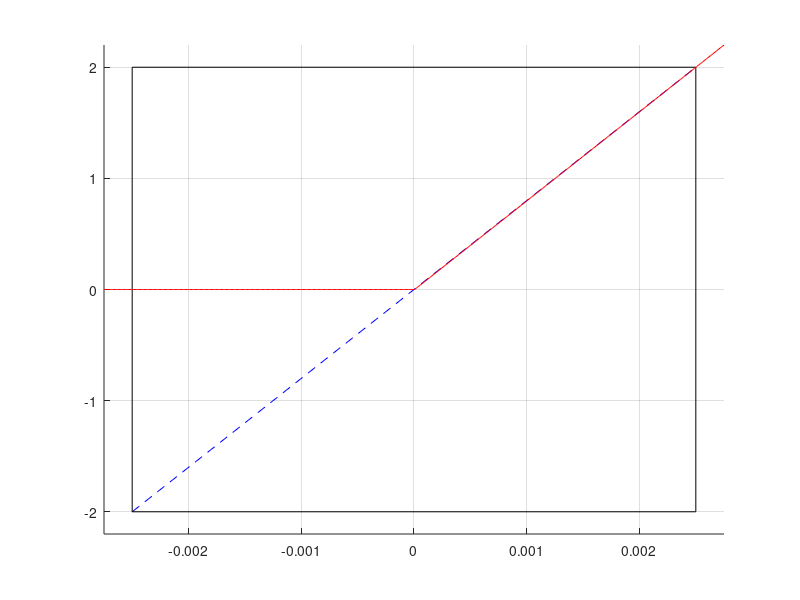

The MATLAB source for this figure: (Note: this script raises an error after producing the figure.)
clear
clc
close all

% Author: Pietro Sainaghi
% code modified from: Binary_MinStiffness by Ryan Lee
% works with the other functions in this folder, mostly written by Ryan Lee

% this code studies a given MNN lattice ability to learn behaviors with
% respect to various lattice parameters

%% Add Function Folders

addpath(genpath([pwd,'\Main_Functions']))

%% Individual Link Parameters

% these should be set based on CADs and FEA for the links tobe used in the
% MNN

% length of each beam
L1                  = 0.156; % m
%X-component of beam under 60 degrees / 1/3 pi rad
L2                  = L1*cosd(60); 
%Y-component of beam under 60 degrees / 1/3 pi rad
L3                  = L1*cosd(30);     

% maximum link elongation
MaxLinkElongation   = 0.0025; % m

% maximum link compression
MaxLinkCompression   = 0.0025; % m

% stiffness values
    % Force acting perpendicular while rotation is fixed: utcross=0;
k55                  = 237.1; %N/m
    % Force acting perpendicular with rotation of tip allowed
k56                  = 2.11; %N/rad
    % Moment acting on end while perpendicular translation of tip is allowed 
k66                  = 25.3; %N*m/rad

% passive axial stiffness
kLinPassive             = 2120; %N/m

% maximum controllable stiffness
kLinMax                 = 2300; %N/m

% minimum controllable stiffness
kLinMin                 = -2000; %N/m

% assemble LinkPropertiesStruct
LinkPropertiesStruct.L1 = L1;
LinkPropertiesStruct.L2 = L2;
LinkPropertiesStruct.L3 = L3;
LinkPropertiesStruct.MaxLinkElongation = MaxLinkElongation;
LinkPropertiesStruct.MaxLinkCompression = MaxLinkCompression;
LinkPropertiesStruct.k55 = k55;
LinkPropertiesStruct.k56 = k56;
LinkPropertiesStruct.k66 = k66;
LinkPropertiesStruct.kLinPassive = kLinPassive;
LinkPropertiesStruct.kLinMax = kLinMax;
LinkPropertiesStruct.kLinMin = kLinMin;

%% Nonlinearities in Beam Axial Stiffness

% wether to have nonlinear stiffness
nonlinearStiffness = true;

% type of nonlinear function for beam stiffness
    % 'ATAN' Arctangent: F = Klin * u + Knonlin * tan(u)
    % 'RAMP' Ramp function: F = Klin * u + Knonlin * u * (u>=0)
    % 'EXP' Exponential: F = Klin * u + Knonlin * Fmax * (exp(u)-1)
    % 'CUBE' Cubic: F = Klin * u + Knonlin * Fmax * u^3
    % WIP 'ERF' Error function: F = K * ( 2/sqrt(pi) * integral( e ^ -( x / MaxLinkElongation ) ^ 2 ) )
    % WIP 'CB' Cubic: uses F = K * u^3;
nonLinearityType = 'RAMP';

% assemble LinkPropertiesStruct
LinkPropertiesStruct.nonlinearStiffness = nonlinearStiffness;
LinkPropertiesStruct.nonLinearityType = nonLinearityType;

%% Lattice Gemetry Parameters

% select type of lattice to simulate 
latticeType          = 1; %1) triangular 2) square

% number of nodes that receive forces and measure displacements
    % set as array to test multiple ones at once
NinputANDoutputArray      = [2];

% array of numbers of layers
    % set as array to test multiple ones at once
NlayersArray              = [2];

% dimensions in space
DOI = 3;

% assemble LatticeGeometryStruct
LatticeGeometryStruct.latticeType = latticeType;
LatticeGeometryStruct.NinputANDoutputArray = NinputANDoutputArray;
LatticeGeometryStruct.NlayersArray = NlayersArray;
LatticeGeometryStruct.DOI = DOI;

%% Behavior Configuration

% type of study 
caseType        = 1;  % 1) sinusoid behavior     2) random forces       3) saved behavior
% GeneratePresetBehavior will create .mat files compatible with caseType 3

% number of force behaviors in randomized behaviors 
    % set as array to test multiple ones at once
    % can only be 2 for caseType = 1
    % will be overwritten for caseType = 3
NcasesArray             = [2]; 

% minimum force allowed as fraction of maximum force
threshold       = 0.3;

% maximum allowed elongation of random behavior
    % set as array to test multiple ones at once
    % will be overwritten for caseType = 3
Elongation_maxArray  = [0.0025]; % units of m

% aplitude of sine wave for sinusoid behavior
    % set same value as Elongation_maxArray for looping convenience, since
    % random and sinusoid are not tested in the same run
    % will be overwritten for caseType = 3
dxArray              = Elongation_maxArray; % units of m

% maximum allowed input force
    % set as array to test multiple ones at once
    % will be overwritten for caseType = 3
MaxForceArray = [2]; % units of N

% type of RNG for randomized behavior
RNGtype = 'dateandtime'; % options: 'dateandtime' 'deterministic' 'nocontrol'


% assemble BehaviorStruct
BehaviorStruct.caseType = caseType;
BehaviorStruct.NcasesArray = NcasesArray;
BehaviorStruct.threshold = threshold;
BehaviorStruct.Elongation_maxArray = Elongation_maxArray;
BehaviorStruct.dxArray = dxArray;
BehaviorStruct.MaxForceArray = MaxForceArray;
BehaviorStruct.RNGtype = RNGtype;



%% Optimizer Configuration

% force scaling
ForceScaling        = false;

% make a physically possible network
    % max elongation in each beam will be contrained to be less than Elongation_maxArray
    % some optimizers don't work well with the constraint setup
EnforceMaxElongation = false;

% number of runs for each set of behaviors
startPts            = 1;

% type of initial condition
icType          = 3; %1) all max, 2) all min, 3) rand

% whether to use deterministic random initial conditions
    % use date and time if you want to ensure different initial conditions every time
    % use seed multiplier if you want to control your initial condition     
deterministicRNG = 2; % 0) use base RNG 1) specify a seed for rng 2) seed is date and time
RNGseedMult = 3; % for deterministicRNG = 1, the seed will be loopnumber*RNGseedMult

% wether to use MSE or scaled normalized MSE
doScaleMSE = 0; % 0) use MSE, 1) use unitless MSE

% select units for MSE
    % 1 = m, 100 = cm, 1000 = mm, 1000000 = um
MSEunits = 1000;

% whether to run a discrete or continuous optimization
    % discrete only works with GA
discORcont = 'continuous'; % 'discrete' or 'continuous'

% set diiscrete set of stiffness values
    % unused if discORcont = 'continuous'
    % set as cell to sweep for different stiffness libraries
PossibleStiffnessCell{1} = linspace(kLinMin, kLinMax, 4300); %N/m
% cellNum = 0;
% for changeMin = 1:15
%     for changeMax = 1:5
% 
%         cellNum = cellNum + 1;
% 
%         PossibleStiffnessCell{cellNum} = [0.001*(changeMin), kLinPassive, kLinMax-(0.1*(changeMax-1))];
% 
%     end
% end

% type of optimizer to use
    % set as cell to test multiple ones at once
    % all performance evaluations depend on hyper-parameter tuning
    % GA: genetic algorithm, slowest but very accurate
    % SQP: sequential quadratic programming, fast but less inaccurate
    % FPS: pattern search using matlab function, fast and medium accuracy
    % PPS: partial pattern search, developed by Ryan H. Lee, slow but accurate TODO NYI
    % AGD: analytical gradient method, developed by Jiaji Chen, fast
optimizerArray = {'SQP'}; % 'GA', 'SQP', 'FPS', 'PPS', 'AGD'

% Genetic Algorithm Hyper-Parameters
% Only used if optimizer is GA
GApopulation = 250; % number of function evaluations each iteration
GAgenerations = 10000; % max number of iterations
GAstallgenerations = 100; % max number of iterations with same outcome for exit flag
GAparallelPool = false; % whether to use multithreaded optimizer (faster but more resource intensive)
GAerrorChangeThreshold  = 1e-100; % change in error to indicate convergence

% Sequential Quadratic Programming Hyper-Parameters
% Only used if optimizer is SQP
% TODO add other optimization parameters as well
SQPmaxIterations = 2000000; % number of optimizer iterations
SQPmaxFunEvals = 1e8; % maximum number of allowed function evaluations
SQPerrorChangeThreshold = 1e-16; % change in error to indicate convergence
SQPparallelization = true; % whether to use multithreaded optimizer (faster but more resource intensive)
SQPsteptol = 1e-16; % change in step size to indicate convergence

% Full Pattern Search Hyper-Parameters
FPSerrorChangeThreshold = 1e-6; % change in error to indicate convergence
FPSmaxIterations = 1e6; % maximum iterations
FPSsearchFunc = []; % possible pattern types for a given iteration, options: "GPSPositiveBasis2N" | "GPSPositiveBasisNp1" | "GSSPositiveBasis2N" | "GSSPositiveBasisNp1" | "MADSPositiveBasis2N" | "MADSPositiveBasisNp1" | "searchga" | "searchlhs" | "searchneldermead" | "rbfsurrogate" | {[]} |
FPSalgorithm = 'classic'; % pattern search algorithms, options: {"classic"} | "nups" | "nups-gps" | "nups-mads"
FPSParallelPool = false; % whether to use multithreaded optimizer (faster but more resource intensive)

% Analytical Gradient Method Hyper-Parameters
AGDmaxIterations = 1000;

% whether to set computational cache in separate folder
% will be same as results if false
% set to true if using GA or other algorithm with lots of function
% evaluations
SpecifyCache = 0;


% assemble OptimizerDataStruct
OptimizerDataStruct.ForceScaling = ForceScaling;
OptimizerDataStruct.EnforceMaxElongation = EnforceMaxElongation;
OptimizerDataStruct.startPts = startPts;
OptimizerDataStruct.icType = icType;
OptimizerDataStruct.doScaleMSE = doScaleMSE;
OptimizerDataStruct.discORcont = discORcont;
OptimizerDataStruct.optimizerArray = optimizerArray;
OptimizerDataStruct.deterministicRNG = deterministicRNG;
OptimizerDataStruct.PossibleStiffnessCell = PossibleStiffnessCell;
OptimizerDataStruct.MSEunits = MSEunits;
OptimizerDataStruct.SpecifyCache = SpecifyCache;
OptimizerDataStruct.GAerrorChangeThreshold = GAerrorChangeThreshold;
OptimizerDataStruct.GApopulation = GApopulation;
OptimizerDataStruct.GAgenerations = GAgenerations;
OptimizerDataStruct.GAstallgenerations = GAstallgenerations;
OptimizerDataStruct.GAparallelPool = GAparallelPool;
OptimizerDataStruct.RNGseedMult = RNGseedMult;
OptimizerDataStruct.SQPmaxIterations = SQPmaxIterations;
OptimizerDataStruct.SQPmaxFunEvals = SQPmaxFunEvals;
OptimizerDataStruct.SQPerrorChangeThreshold = SQPerrorChangeThreshold;
OptimizerDataStruct.FPSerrorChangeThreshold = FPSerrorChangeThreshold;
OptimizerDataStruct.FPSmaxIterations = FPSmaxIterations;
OptimizerDataStruct.FPSsearchFunc = FPSsearchFunc;
OptimizerDataStruct.FPSalgorithm = FPSalgorithm;
OptimizerDataStruct.FPSParallelPool = FPSParallelPool;
OptimizerDataStruct.SQPparallelization = SQPparallelization;
OptimizerDataStruct.SQPsteptol = SQPsteptol;

%% Plotting Options Configuration

% scale width of deformed parts
    % Not yet implemented
scalingterm = 0;

% plot undeformed lattice
plotUndeformed = 0;

% plot stiffness combinations in lattice
plotColoredLattice = 0;

% plot deformed lattice
    % set to 1 only if the loop inludes one lattice and one set of behaviors
plotDeformed = 0;

% plot endpoints
    % set to 1 only if the loop inludes lattice and one set of behaviors
plotEndpoints = 0;
    % amplitude of axes around initial position
plotEndPointsAmplitude = 0.0025; % in m

% assemble plotOptionsStruct
plotOptionsStruct.scalingterm = scalingterm;
plotOptionsStruct.plotUndeformed = plotUndeformed;
plotOptionsStruct.plotDeformed = plotDeformed;
plotOptionsStruct.plotEndpoints = plotEndpoints;
plotOptionsStruct.plotColoredLattice = plotColoredLattice;
plotOptionsStruct.plotEndPointsAmplitude = plotEndPointsAmplitude;


%% Plot Nonlinearity Within Viable Range


if nonlinearStiffness
    figure(999)
    hold on
    plot([-max(MaxLinkElongation,MaxLinkCompression) max(MaxLinkElongation,MaxLinkCompression)], [-max(MaxForceArray) max(MaxForceArray)],'b--')
    plot([-max(MaxLinkElongation,MaxLinkCompression) -max(MaxLinkElongation,MaxLinkCompression)], [-max(MaxForceArray) max(MaxForceArray)],'k-')
    plot([max(MaxLinkElongation,MaxLinkCompression) max(MaxLinkElongation,MaxLinkCompression)], [-max(MaxForceArray) max(MaxForceArray)],'k-')
    plot([-max(MaxLinkElongation,MaxLinkCompression) max(MaxLinkElongation,MaxLinkCompression)], [-max(MaxForceArray) -max(MaxForceArray)],'k-')
    plot([-max(MaxLinkElongation,MaxLinkCompression) max(MaxLinkElongation,MaxLinkCompression)], [max(MaxForceArray) max(MaxForceArray)],'k-')
    u_plot = linspace(-max(MaxLinkElongation,MaxLinkCompression)*1.1,max(MaxLinkElongation,MaxLinkCompression)*1.1,500);
    switch nonLinearityType
        case 'ATAN'
            F_plot = 2 * max(MaxForceArray) / pi * atan(u_plot/max(MaxLinkElongation,MaxLinkCompression)*pi/2);
        case 'EXP'
            F_plot = max(MaxForceArray) * (exp(u_plot/max(MaxLinkElongation,MaxLinkCompression))-1);
        case 'CUBE'
            F_plot = max(MaxForceArray) * (u_plot/max(MaxLinkElongation,MaxLinkCompression)).^3;
        case 'RAMP'
            F_plot = [zeros(1,250) linspace(0,max(MaxForceArray)*1.1,250)];
    end
    plot(u_plot, F_plot,'r-')
    grid on
    axis([-max(MaxLinkElongation,MaxLinkCompression)*1.1 max(MaxLinkElongation,MaxLinkCompression)*1.1 -max(MaxForceArray)*1.1 max(MaxForceArray)*1.1])
end


%% Save File

% flag to save learning output
IWantToSaveOutput = true;

% flag to autoselect output
    AutoSpecifyOutput = true;

if IWantToSaveOutput
    
    % ouput location is specified automatically
    if AutoSpecifyOutput
        fileName = 'PlanarMeso_learningAbilityStudy';
        fileType = '.mat';
        t= datetime;
        t.Format = 'yyyy-MM-dd_@_HHmm-ss';
        t = char(t);
        fullName = [fileName,'_','run@',t, fileType] ;

        savePath = [pwd,'\Results'];
        folderName = 'MNN_study';
        fullPath = [savePath,'\',folderName,'\', fullName];

        mkdir([savePath,'\',folderName]);

    % output location is specified manually
    else
        fileName = 'PlanarMeso_learningAbilityStudy';
        fileType = '.mat';
        t= datetime;
        t.Format = 'yyyy-MM-dd_@_HHmm-ss';
        t = char(t);
        fullName = [fileName,'_','run@',t, fileType] ;

        savePath = uigetdir(pwd,'Select output save location');
        folderName = 'MNN_study';
        fullPath = [savePath,'\',folderName,'\', fullName];

        mkdir([savePath,'\',folderName]);
    end

end

%% select pregen behaviors

AutoSelectBeh = false;
AutoSelectedBehString = [pwd,'\SavedBehaviors\generalizedBehavior_3viapoints_run@2023-09-22_@_1448-31_1.mat'];

% only happens if caseType = 3
if caseType == 3

    if AutoSelectBeh
        load(AutoSelectedBehString);
        % BehaviorStruct.fileList = fileList;
        % BehaviorStruct.dataPath = dataPath;
        NcasesArray = [PregenBehStruct.Ncases];
        BehaviorStruct.NcasesArray = [PregenBehStruct.Ncases];
        NumBehFiles = 1;
    else
        % TODO
        % To improve
        [fileList, dataPath] = uigetfile('*.mat','Select preset behavior','MultiSelect', 'on');
        NumBehFiles = 1;
        load([dataPath,fileList]);
        BehaviorStruct.fileList = fileList;
        BehaviorStruct.dataPath = dataPath;
        NcasesArray = [PregenBehStruct.Ncases];
        BehaviorStruct.NcasesArray = [PregenBehStruct.Ncases];
    end
    
    % check if preset behavior and lattice geometry setting set in code
    % here are compatible
    if (length(LatticeGeometryStruct.NinputANDoutputArray) > 1) || (length(LatticeGeometryStruct.NlayersArray) > 1)
        error('You must only specify one lattice size if you are using preset behaviors')
    end
    if LatticeGeometryStruct.NinputANDoutputArray ~= PregenBehStruct.NinputANDoutput
        error('Preset behavior structure is incompatible with your current lattice geometry, wrong NinputANDoutput')
    end
    if LatticeGeometryStruct.NlayersArray ~= PregenBehStruct.Nlayers
        error('Preset behavior structure is incompatible with your current lattice geometry, wrong Nlayers')
    end
else
    NumBehFiles = 1;
end

%% Select Computation Cache

if OptimizerDataStruct.SpecifyCache == 0
    
    fileNameCache = 'PlanarMeso_learningAbilityStudy';
    fileType = '.mat';
    t= datetime;
    t.Format = 'yyyy-MM-dd_@_HHmm-ss';
    t = char(t);
    cacheName = [fileNameCache,'_','run@',t, '_chachedata',fileType] ;
    
    savePathCache = savePath;
    folderNameCache = 'MNN_study_cache';
    
    CachePath = [savePathCache,'\',folderNameCache,'\', cacheName];
    
    mkdir([savePathCache,'\',folderNameCache]);
    
elseif OptimizerDataStruct.SpecifyCache == 1
    
    fileNameCache = 'PlanarMeso_learningAbilityStudy';
    fileType = '.mat';
    t= datetime;
    t.Format = 'yyyy-MM-dd_@_HHmm-ss';
    t = char(t);
    cacheName = [fileNameCache,'_','run@',t, '_chachedata',fileType] ;
    
    savePathCache = uigetdir(pwd,'Select cache location');
    folderNameCache = 'MNN_study_cache';
    
    CachePath = [savePathCache,'\',folderNameCache,'\', cacheName];
    
    mkdir([savePathCache,'\',folderNameCache]);
end



save('CacheDirectory.mat','CachePath');


%% Main Loops

% overall run counter
NoptRuns = 0;

% loop through number of inputs and output nodes
for NinputANDoutputIter = 1:length(NinputANDoutputArray)
    LatticeGeometryStruct.NinputANDoutput = LatticeGeometryStruct.NinputANDoutputArray(NinputANDoutputIter);

    % loop through number of layers
    for NlayersIter = 1:length(NlayersArray)
        LatticeGeometryStruct.Nlayers = LatticeGeometryStruct.NlayersArray(NlayersIter);

        % loop through various stiffness libraries
        for StiffnessLibraryIter = 1:length(PossibleStiffnessCell)
            OptimizerDataStruct.PossibleStiffnessArray = OptimizerDataStruct.PossibleStiffnessCell{StiffnessLibraryIter};

            % loop through output amplitudes
            for dxIter = 1:length(dxArray)
                BehaviorStruct.dx = BehaviorStruct.dxArray(dxIter);
                BehaviorStruct.Elongation_max = BehaviorStruct.Elongation_maxArray(dxIter);

                % loop through input force magnitudes
                for MaxForceIter = 1:length(MaxForceArray)
                    BehaviorStruct.MaxForce = BehaviorStruct.MaxForceArray(MaxForceIter);

                    % loop through number of cases
                    for NcasesIter = 1:length(NcasesArray)
                        BehaviorStruct.Ncases = BehaviorStruct.NcasesArray(NcasesIter);

                        % loop though optimizers
                        for optimizerIter = 1:length(OptimizerDataStruct.optimizerArray)
                            OptimizerDataStruct.optimizer = OptimizerDataStruct.optimizerArray{optimizerIter};

                            % Loop through number of behaviors
                            for behaviorSetIter = 1:NumBehFiles

                                % load behavior if from file
                                if caseType == 3
                                    if AutoSelectBeh
                                        load(AutoSelectedBehString);
                                    else
                                        load([dataPath,fileList])
                                    end
                                    BehaviorStruct.Target = PregenBehStruct.Target;
                                    BehaviorStruct.forces = PregenBehStruct.forces;
                                    BehaviorStruct.Ncases = PregenBehStruct.Ncases;
                                    BehaviorStruct.Elongation_max = PregenBehStruct.Elongation_max;
                                    BehaviorStruct.MaxForce = PregenBehStruct.MaxForce;
                                    BehaviorStruct.dx = PregenBehStruct.dx;
                                end

                                % set overall run number
                                NoptRuns = NoptRuns + 1;
                                % debug study display
                                disp(['Design study run number: ', num2str(NoptRuns),' / ',num2str(length(optimizerArray)*length(NcasesArray)*length(MaxForceArray)*length(dxArray)*length(NlayersArray)*length(NinputANDoutputArray))])
                                disp(['Number of input/output nodes: ', num2str(LatticeGeometryStruct.NinputANDoutput)])
                                disp(['Number of layers: ', num2str(LatticeGeometryStruct.Nlayers)])
                                disp(['Stiffness Library Number: ', num2str(StiffnessLibraryIter), ' / ', num2str(length(OptimizerDataStruct.PossibleStiffnessCell))])
                                if BehaviorStruct.caseType == 1
                                    disp(['Behavior type: sinusoid'])
                                elseif BehaviorStruct.caseType == 2
                                    disp(['Behavior type: random',', ',BehaviorStruct.RNGtype, ' RNG'])
                                elseif BehaviorStruct.caseType == 3
                                    disp(['Behavior type: saved'])
                                end
                                disp(['Number of sets of behaviors: ', num2str(NumBehFiles)])
                                disp(['Behavior Output Amplitude: ', num2str(BehaviorStruct.Elongation_max)])
                                disp(['Behavior max force: ', num2str(BehaviorStruct.MaxForce)])
                                disp(['Number of behaviors to optimize: ', num2str(BehaviorStruct.Ncases)])
                                disp(['Type of optimizer: ', (OptimizerDataStruct.optimizer)])
                                disp(['Optimization space: ', (OptimizerDataStruct.discORcont)])

                                % set deterministic RNG for random behavior
                                switch BehaviorStruct.RNGtype
                                    case 'deterministic'
                                        BehaviorStruct.RNG_seed_det = NoptRuns*3;
                                end


                                % generate MNN lattice structure
                                LatticeGeometryStruct = packageLattice(LinkPropertiesStruct, LatticeGeometryStruct);


                                if (caseType == 1) || (caseType == 2)
                                    % generate behavior
                                    BehaviorStruct = packageBehavior(LatticeGeometryStruct,BehaviorStruct);
                                end



                                % compute MSE scale factor
                                % unused if OptimizerDataStruct.doScaleMSE = 0
                                if OptimizerDataStruct.doScaleMSE == 1
                                    MSEscale = computeMSEScaleFactor(LatticeGeometryStruct,BehaviorStruct);
                                    % store in structure OptimizerDataStruct
                                    OptimizerDataStruct.MSEscale = MSEscale;
                                else
                                    % store in structure OptimizerDataStruct
                                    % zero means unused
                                    OptimizerDataStruct.MSEscale = 0;
                                end



                                % set up finite truss structure (finite element used equivalently)
                                [DOFFinal,Final, F, DOFnodes,k_base,R6,RT6,DOF,Degrees_per_element] = FEM_setup(LinkPropertiesStruct,LatticeGeometryStruct,BehaviorStruct);

                                %store in structure FEMStruct
                                FEMStruct.DOFFinal = DOFFinal;
                                FEMStruct.Final = Final;
                                FEMStruct.F = F;
                                FEMStruct.DOFnodes = DOFnodes;
                                FEMStruct.k_base = k_base;
                                FEMStruct.R6 = R6;
                                FEMStruct.RT6 = RT6;
                                FEMStruct.DOF = DOF;
                                FEMStruct.Degrees_per_element = Degrees_per_element;

                                % run MNN with given specifications
                                ResultsStruct = MNN_run(...
                                    LinkPropertiesStruct,...
                                    LatticeGeometryStruct,...
                                    BehaviorStruct,...
                                    OptimizerDataStruct,...
                                    FEMStruct,...
                                    plotOptionsStruct);

                                % save to individual cell
                                SweepOutput{...
                                    NinputANDoutputIter,...
                                    NlayersIter,...
                                    StiffnessLibraryIter,...
                                    dxIter,...
                                    MaxForceIter,...
                                    NcasesIter,...
                                    optimizerIter} = ResultsStruct;


                                disp(newline)
                                disp(newline)

                            end % end behavior set loop
                        end % end optimizer loop
                    end % end number of behaviors loop
                end % end input force loop
            end % end output amplitude loop
        end % end stiffness libraries loop
    end % end number of layers loop
end % end number of input nodes loop

%% Save Ouput to File

if IWantToSaveOutput
    
    save(fullPath,'LinkPropertiesStruct','LatticeGeometryStruct','BehaviorStruct','OptimizerDataStruct','FEMStruct','plotOptionsStruct','SweepOutput')
end














